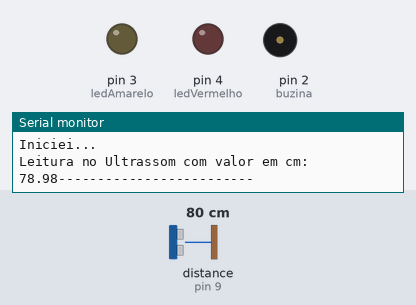
Recording of a sketch running on a simulated Arduino Uno, built with avr-gcc and run on an emulated ATmega328P. Shown: output pins drawn as LEDs (lit = HIGH), buzzer (waves = sounding), the last lines printed to the serial monitor. Wiring (inferred from the names in the program): ultrasonic range finder: trigger pin 8; echo pin 9. The inputs (shaded band) are chosen by the test bench; at power-on: distance to the obstacle (sensor on pin 9) 80 cm. The echo pulse lasts 58.3 µs per cm; pins used as bus, display or sensor lines are not drawn.

Above: at 2.5 s.
At 11.5 s:
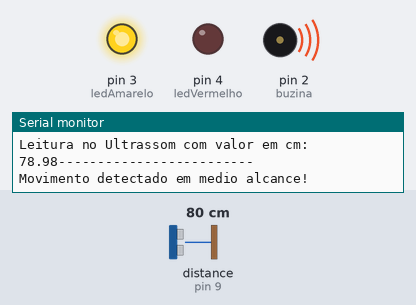
At 15.0 s:
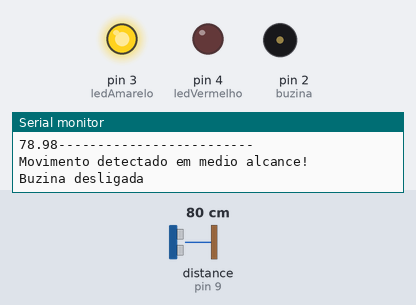
Timing chart, 0 to 20.8 s (numbered marks = the images above):
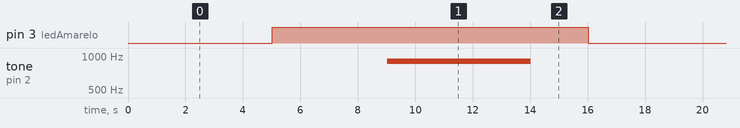

The sketch:

teste_buzzer_Distancia_leds.ino
```cpp
// Tutorial do sensor de estacionamento: https://www.youtube.com/watch?v=mMWcB-vFYZs  a perna chanfrada é a perna maior do led.
int buzina = 2;
int ledAmarelo = 3;
int ledVermelho = 4;
int trig = 8;
int eccho = 9;
float distancia_cm;
float duracao;


// Ligações originais do vídeo: ledVermelho = 8 , ledVerde = 7, buzina = 9 , eccho (envia sinal) = 2,
//trigger(recebe sinal) = 3 ; resistor na perna negativa. O negativo vai direto pro
// negativo do polo na placa. O positivo que liga direto no pino que deseja. O vídeo usa o Fritzing.
// A buzina tem a perna positiva ligada na porta direta.

void setup() {
  // put your setup code here, to run once:

  pinMode(trig,OUTPUT);
  pinMode(eccho,INPUT);
  pinMode(buzina,OUTPUT);
  pinMode(ledAmarelo,OUTPUT);
  pinMode(ledVermelho,OUTPUT);
  Serial.begin(9600);
  Serial.println("Iniciei...");

}

void leituraUltrassom(){

  // Limpa o pino trigger
digitalWrite(trig, LOW);
delayMicroseconds(150);
digitalWrite(trig, HIGH);
delayMicroseconds(300);
digitalWrite(trig, LOW);

 // Faz a leitura no pino eccho
duracao = pulseIn(eccho, HIGH);
distancia_cm = duracao * 0.034/2;
Serial.println("Leitura no Ultrassom com valor em cm: ");
Serial.print (distancia_cm);
Serial.println("-------------------------");
delay(5000);

}
 void desligarBuzinaMedio(){
  Serial.println("Buzina desligada");
  noTone(buzina);
  delay(2000);
  }
  void desligarBuzinaGrave(){
  Serial.println("Buzina desligada");
  noTone(buzina);
  delay(5000);
  }

void loop() {

  leituraUltrassom();
  if(distancia_cm >10.0){
 Serial.println("Movimento detectado em medio alcance!");
 digitalWrite(ledAmarelo, HIGH);
 delay(4000);
 tone(buzina, 900);
 delay(5000);
 desligarBuzinaMedio();
 digitalWrite(ledAmarelo,LOW);
}

if(distancia_cm<=10.0){
  Serial.println ("Perigo! Movimento detectado muito perto!");
  digitalWrite(ledVermelho, HIGH);
  delay(4000);
  tone(buzina,200);
  delay (5000);
  desligarBuzinaGrave();
  digitalWrite(ledVermelho, LOW);
  }

  }
```

Measured:
- by itself, pin 3 (ledAmarelo): alternates HIGH for 11.0 s and LOW for 5.0 s
- by itself, tone on pin 2 (buzina): alternates 900 Hz for 5.0 s and silent for 11.0 s
